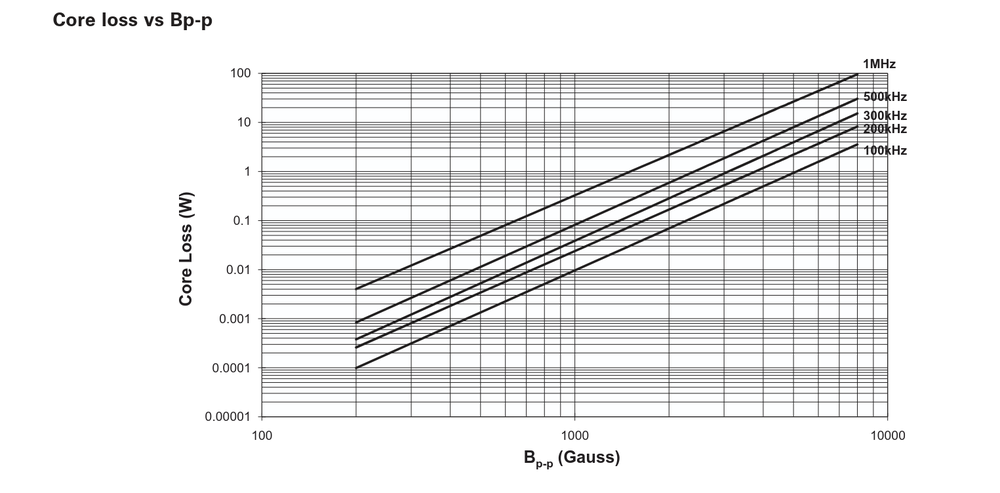
#> input picture image.png, 1000 x 493 px, shrunk from 1525 x 752 before the run
$ python -i image_processor.py   (imports and definitions only)
#> lines starting #> are read from the running program, lines starting #| are printed output that depends on the picture; after the words box and inside, x2 and y2 are one past the last pixel; in counts of white or black regions, pixels touching at a corner belong together
import cv2
import numpy as np
from PIL import Image
import matplotlib.pyplot as plt

class ImageProcessor:
    """Process waveform images from datasheets, screenshots, etc."""

    def __init__(self):
        self.supported_formats = ['.png', '.jpg', '.jpeg', '.bmp', '.tiff']

    def extract_waveform(self, image_path, method='projection'):
        """Extract waveform data from image"""
        image = self._load_and_preprocess(image_path)

        if method == 'projection':
            return self._extract_by_projection(image)
        elif method == 'contour':
            return self._extract_by_contour(image)
        else:
            raise ValueError(f"Unknown extraction method: {method}")

    def _load_and_preprocess(self, image_path):
        """Load and preprocess image for waveform extraction"""
#> called with image_path = '../image.png'
        # Load image
        image = cv2.imread(str(image_path))
#> image is the input picture: shape (493, 1000, 3); mean B, G, R 235.7, 235.5, 235.4
        if image is None:
            raise ValueError(f"Could not load image: {image_path}")

        # Convert to grayscale
        gray = cv2.cvtColor(image, cv2.COLOR_BGR2GRAY)

        # Enhance contrast
        clahe = cv2.createCLAHE(clipLimit=2.0, tileGridSize=(8,8))
        enhanced = clahe.apply(gray)

        return enhanced

    def _extract_by_projection(self, image):
        """Extract waveform using horizontal projection"""
        height, width = image.shape
#> height = 493; width = 1000

        # Binarize image
        _, binary = cv2.threshold(image, 0, 255, cv2.THRESH_BINARY + cv2.THRESH_OTSU)
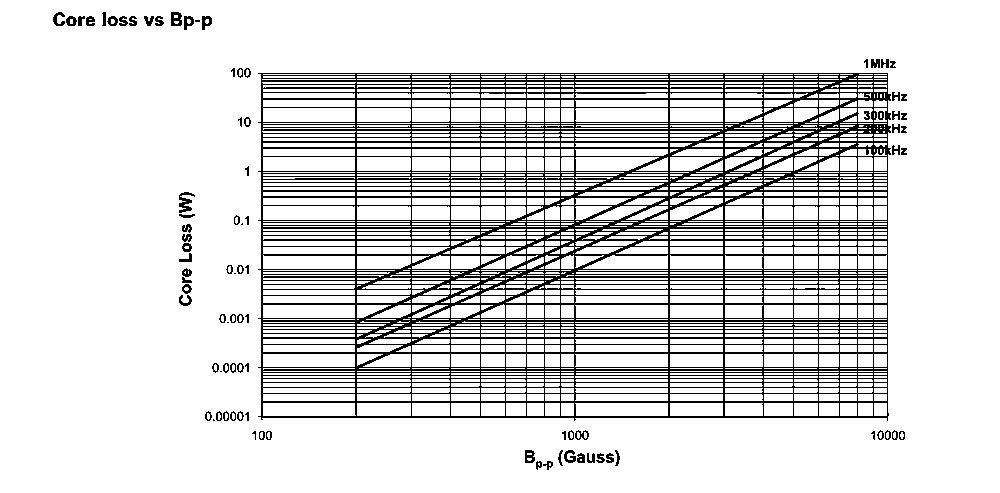
#> binary: shape (493, 1000); 85.9% white; black in thin lines or dots, all inside (x1, y1, x2, y2) = (53, 12, 907, 470)

        # Invert if background is dark
        if np.mean(binary) < 127:
            binary = cv2.bitwise_not(binary)

        # Extract waveform points column by column
        time_points = []
        amplitude_points = []

        for col in range(width):
            column = binary[:, col]
            white_pixels = np.where(column > 127)[0]

            if len(white_pixels) > 0:
                # Use centroid of white pixels in this column
                centroid = np.mean(white_pixels)
                time_points.append(col / width)  # Normalized time
                amplitude_points.append(1.0 - (centroid / height))  # Normalized amplitude
#> this loop made 1000 passes
#> centroid on passes 1 to 12: 246, 246, 246, 246, 246, 246, 246, 246, 246, 246, 246, 246
#> after the loop, amplitude_points = 1000 values, max 0.541 at index 560, min 0.467 at index 872, mean 0.497; time_points = 1000 values from 0 to 0.999

        return np.array(time_points), np.array(amplitude_points)

    # [68 lines left out: functions _extract_by_contour, detect_grid, calibrate_axes, not called in this run]

>>> result = ImageProcessor().extract_waveform('../image.png')
